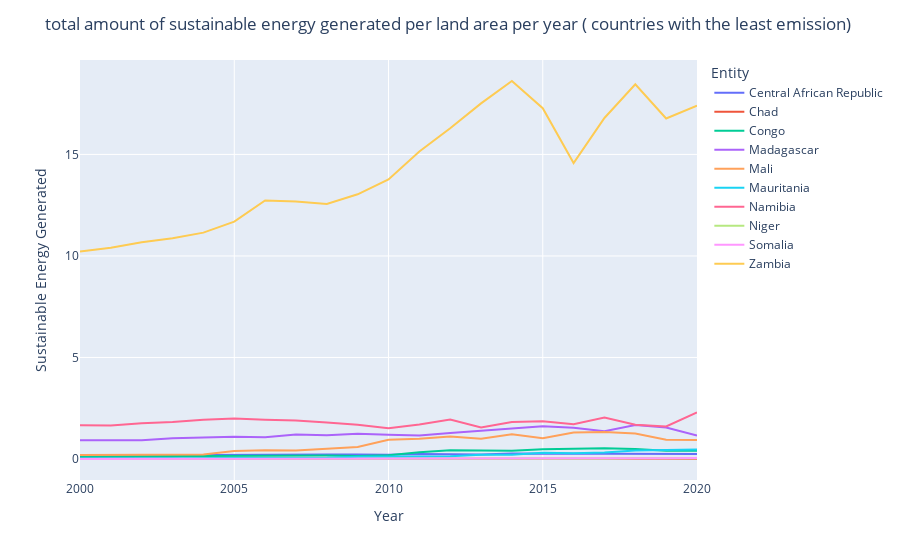

The cell this chart's notebook holds for it:
### Code cell
import plotly.express as px

df2 = px.data.gapminder().query("continent=='Oceania'")
fig2 = px.line(renewable_countries2, x="Year", y= 0, color='Entity')
fig2.update_layout(
    title=  'total amount of sustainable energy generated per land area per year ( countries with the least emission)',
    yaxis_title='Sustainable Energy Generated'
)
fig2.show()

### Figure 1 — Plotly figure (JSON) as saved in the notebook; plotly's stock layout.template omitted (floating-point values rounded to 4 significant figures)
{"data": [{"hovertemplate": "Entity=Central African Republic<br>Year=%{x}<br>0=%{y}<extra></extra>", "legendgroup": "Central African Republic", "line": {"color": "#636efa", "dash": "solid"}, "marker": {"symbol": "circle"}, "mode": "lines", "name": "Central African Republic", "orientation": "v", "showlegend": true, "type": "scatter", "x": [2000, 2001, 2002, 2003, 2004, 2005, 2006, 2007, 2008, 2009, 2010, 2011, 2012, 2013, 2014, 2015, 2016, 2017, 2018, 2019, 2020], "xaxis": "x", "y": [0.1284, 0.1284, 0.1284, 0.1284, 0.1926, 0.2087, 0.2247, 0.2247, 0.2247, 0.2247, 0.2087, 0.2408, 0.2408, 0.2247, 0.2729, 0.2729, 0.2729, 0.2408, 0.2408, 0.2408, 0.2408], "yaxis": "y"}, {"hovertemplate": "Entity=Chad<br>Year=%{x}<br>0=%{y}<extra></extra>", "legendgroup": "Chad", "line": {"color": "#EF553B", "dash": "solid"}, "marker": {"symbol": "circle"}, "mode": "lines", "name": "Chad", "orientation": "v", "showlegend": true, "type": "scatter", "x": [2000, 2001, 2002, 2003, 2004, 2005, 2006, 2007, 2008, 2009, 2010, 2011, 2012, 2013, 2014, 2015, 2016, 2017, 2018, 2019, 2020], "xaxis": "x", "y": [0.007788, 0.007788, 0.007788, 0.007788, 0.007788, 0.007788, 0.007788, 0.0, 0.0, 0.007788, 0.007788, 0.007788, 0.0, 0.0, 0.0, 0.0, 0.007788, 0.007788, 0.007788, 0.007788, 0.007788], "yaxis": "y"}, {"hovertemplate": "Entity=Congo<br>Year=%{x}<br>0=%{y}<extra></extra>", "legendgroup": "Congo", "line": {"color": "#00cc96", "dash": "solid"}, "marker": {"symbol": "circle"}, "mode": "lines", "name": "Congo", "orientation": "v", "showlegend": true, "type": "scatter", "x": [2000, 2001, 2002, 2003, 2004, 2005, 2006, 2007, 2008, 2009, 2010, 2011, 2012, 2013, 2014, 2015, 2016, 2017, 2018, 2019, 2020], "xaxis": "x", "y": [0.1236, 0.1407, 0.1663, 0.1535, 0.1492, 0.1578, 0.1663, 0.145, 0.1663, 0.1535, 0.1876, 0.3368, 0.4264, 0.4178, 0.4093, 0.4861, 0.4988, 0.5287, 0.4903, 0.4008, 0.4093], "yaxis": "y"}, {"hovertemplate": "Entity=Madagascar<br>Year=%{x}<br>0=%{y}<extra></extra>", "legendgroup": "Madagascar", "line": {"color": "#ab63fa", "dash": "solid"}, "marker": {"symbol": "circle"}, "mode": "lines", "name": "Madagascar", "orientation": "v", "showlegend": true, "type": "scatter", "x": [2000, 2001, 2002, 2003, 2004, 2005, 2006, 2007, 2008, 2009, 2010, 2011, 2012, 2013, 2014, 2015, 2016, 2017, 2018, 2019, 2020], "xaxis": "x", "y": [0.9199, 0.9028, 0.9199, 1.022, 1.073, 1.09, 1.073, 1.209, 1.175, 1.244, 1.192, 1.158, 1.278, 1.38, 1.516, 1.618, 1.533, 1.363, 1.669, 1.55, 1.158], "yaxis": "y"}, {"hovertemplate": "Entity=Mali<br>Year=%{x}<br>0=%{y}<extra></extra>", "legendgroup": "Mali", "line": {"color": "#FFA15A", "dash": "solid"}, "marker": {"symbol": "circle"}, "mode": "lines", "name": "Mali", "orientation": "v", "showlegend": true, "type": "scatter", "x": [2000, 2001, 2002, 2003, 2004, 2005, 2006, 2007, 2008, 2009, 2010, 2011, 2012, 2013, 2014, 2015, 2016, 2017, 2018, 2019, 2020], "xaxis": "x", "y": [0.2016, 0.2016, 0.2096, 0.2096, 0.2258, 0.3951, 0.4274, 0.4193, 0.508, 0.5886, 0.9515, 0.9998, 1.105, 0.9998, 1.218, 1.024, 1.306, 1.33, 1.258, 0.9434, 0.9353], "yaxis": "y"}, {"hovertemplate": "Entity=Mauritania<br>Year=%{x}<br>0=%{y}<extra></extra>", "legendgroup": "Mauritania", "line": {"color": "#19d3f3", "dash": "solid"}, "marker": {"symbol": "circle"}, "mode": "lines", "name": "Mauritania", "orientation": "v", "showlegend": true, "type": "scatter", "x": [2000, 2001, 2002, 2003, 2004, 2005, 2006, 2007, 2008, 2009, 2010, 2011, 2012, 2013, 2014, 2015, 2016, 2017, 2018, 2019, 2020], "xaxis": "x", "y": [0.02911, 0.02911, 0.02911, 0.03881, 0.03881, 0.04851, 0.04851, 0.04851, 0.05821, 0.1067, 0.1164, 0.1261, 0.1358, 0.2037, 0.2134, 0.3105, 0.2814, 0.3202, 0.4172, 0.4463, 0.4657], "yaxis": "y"}, {"hovertemplate": "Entity=Namibia<br>Year=%{x}<br>0=%{y}<extra></extra>", "legendgroup": "Namibia", "line": {"color": "#FF6692", "dash": "solid"}, "marker": {"symbol": "circle"}, "mode": "lines", "name": "Namibia", "orientation": "v", "showlegend": true, "type": "scatter", "x": [2000, 2001, 2002, 2003, 2004, 2005, 2006, 2007, 2008, 2009, 2010, 2011, 2012, 2013, 2014, 2015, 2016, 2017, 2018, 2019, 2020], "xaxis": "x", "y": [1.662, 1.65, 1.759, 1.82, 1.929, 1.99, 1.929, 1.893, 1.795, 1.686, 1.516, 1.698, 1.941, 1.553, 1.82, 1.856, 1.711, 2.038, 1.686, 1.601, 2.293], "yaxis": "y"}, {"hovertemplate": "Entity=Niger<br>Year=%{x}<br>0=%{y}<extra></extra>", "legendgroup": "Niger", "line": {"color": "#B6E880", "dash": "solid"}, "marker": {"symbol": "circle"}, "mode": "lines", "name": "Niger", "orientation": "v", "showlegend": true, "type": "scatter", "x": [2000, 2001, 2002, 2003, 2004, 2005, 2006, 2007, 2008, 2009, 2010, 2011, 2012, 2013, 2014, 2015, 2016, 2017, 2018, 2019, 2020], "xaxis": "x", "y": [0.0, 0.0, 0.0, 0.0, 0.0, 0.0, 0.0, 0.0, 0.0, 0.0, 0.0, 0.0, 0.007893, 0.007893, 0.007893, 0.007893, 0.007893, 0.007893, 0.03946, 0.03946, 0.03946], "yaxis": "y"}, {"hovertemplate": "Entity=Somalia<br>Year=%{x}<br>0=%{y}<extra></extra>", "legendgroup": "Somalia", "line": {"color": "#FF97FF", "dash": "solid"}, "marker": {"symbol": "circle"}, "mode": "lines", "name": "Somalia", "orientation": "v", "showlegend": true, "type": "scatter", "x": [2000, 2001, 2002, 2003, 2004, 2005, 2006, 2007, 2008, 2009, 2010, 2011, 2012, 2013, 2014, 2015, 2016, 2017, 2018, 2019, 2020], "xaxis": "x", "y": [0.0, 0.0, 0.0, 0.0, 0.0, 0.0, 0.0, 0.0, 0.0, 0.0, 0.0, 0.0, 0.0, 0.0, 0.0, 0.0, 0.01568, 0.03136, 0.03136, 0.03136, 0.04705], "yaxis": "y"}, {"hovertemplate": "Entity=Zambia<br>Year=%{x}<br>0=%{y}<extra></extra>", "legendgroup": "Zambia", "line": {"color": "#FECB52", "dash": "solid"}, "marker": {"symbol": "circle"}, "mode": "lines", "name": "Zambia", "orientation": "v", "showlegend": true, "type": "scatter", "x": [2000, 2001, 2002, 2003, 2004, 2005, 2006, 2007, 2008, 2009, 2010, 2011, 2012, 2013, 2014, 2015, 2016, 2017, 2018, 2019, 2020], "xaxis": "x", "y": [10.22, 10.4, 10.67, 10.87, 11.15, 11.69, 12.73, 12.68, 12.56, 13.03, 13.77, 15.15, 16.29, 17.51, 18.62, 17.27, 14.58, 16.79, 18.46, 16.77, 17.41], "yaxis": "y"}], "layout": {"legend": {"title": {"text": "Entity"}, "tracegroupgap": 0}, "margin": {"t": 60}, "title": {"text": "total amount of sustainable energy generated per land area per year ( countries with the least emission)"}, "xaxis": {"anchor": "y", "domain": [0.0, 1.0], "title": {"text": "Year"}}, "yaxis": {"anchor": "x", "domain": [0.0, 1.0], "title": {"text": "Sustainable Energy Generated"}}}}
